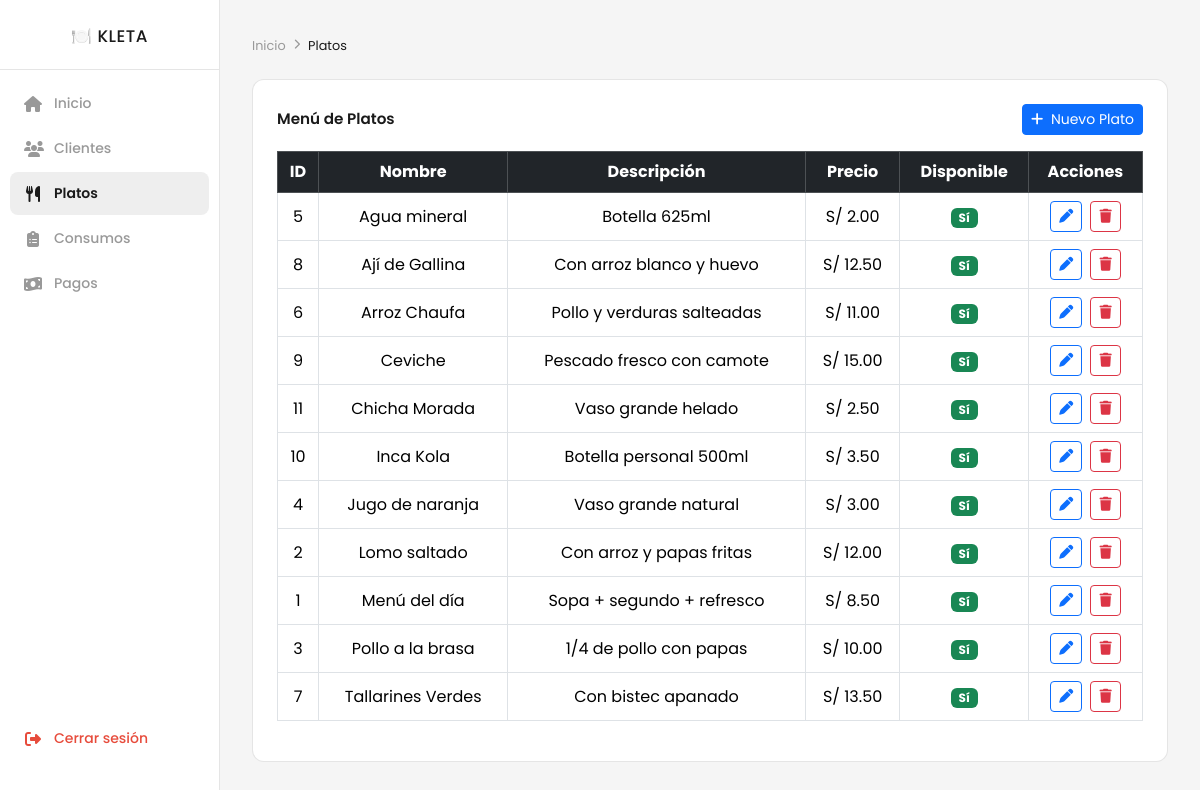
The page /platos (signed in) on the database its author committed.
### tables this page shows
CREATE TABLE platos (
    id          INT AUTO_INCREMENT PRIMARY KEY,
    nombre      VARCHAR(100) NOT NULL,
    descripcion VARCHAR(200),
    precio      DECIMAL(8, 2) NOT NULL,
    disponible  TINYINT(1) NOT NULL DEFAULT 1   
);

### app/core/Controller.php (called while the page is built, shortened)
<?php
class Controller {
    protected function view(string $vista, array $datos = []): void {
        extract($datos);
        require_once __DIR__ . '/../views/' . $vista . '.php';
    }
}

### app/controllers/PlatosController.php (called while the page is built, shortened)
<?php
require_once __DIR__ . '/../core/Controller.php';
require_once __DIR__ . '/../models/Plato.php';
class PlatosController extends Controller {
    public function index(): void {
        $platos = (new Plato())->obtenerTodos();
        $this->view('platos/index', [
            'usuario' => $_SESSION['usuario'],
            'platos'  => $platos,
        ]);
    }
}

### app/core/Router.php (called while the page is built, shortened)
<?php
class Router {
    public function run(): void {
        $url = $_GET['url'] ?? '';
        $url = filter_var(trim($url, '/'), FILTER_SANITIZE_URL);
        $partes = explode('/', $url);
        $metodo = !empty($partes[1]) ? $partes[1] : 'index';
        $params  = array_slice($partes, 2);
        $controller = new $nombreController();
        $controller->$metodo(...$params);
    }
}

### app/core/App.php (called while the page is built, shortened)
<?php
require_once __DIR__ . '/Router.php';
class App {
    public function run(): void {
        $router = new Router();
        $router->run();
    }
}

### app/index.php (called while the page is built, shortened)
<?php
require_once __DIR__ . '/core/App.php';
(new App())->run();

### app/core/Database.php (called while the page is built)
<?php
class Database {
    private static ?PDO $connection = null;
    public static function getConnection(): PDO {
        if (self::$connection === null) {
            $dns = "mysql:host=" . DB_HOST . ";port=" . DB_PORT . ";dbname=" . DB_NAME . ";charset=utf8mb4";
            self::$connection = new PDO($dns, DB_USER, DB_PASS, [
                PDO::ATTR_ERRMODE            => PDO::ERRMODE_EXCEPTION,
                PDO::ATTR_DEFAULT_FETCH_MODE => PDO::FETCH_ASSOC,
            ]);
        }
        return self::$connection;
    }
}

### app/models/Plato.php (called while the page is built, shortened)
<?php
require_once __DIR__ . '/../core/Database.php';
class Plato {
    private PDO $db;
    public function __construct() {
        $this->db = Database::getConnection();
    }
    public function obtenerTodos(): array {
        $stmt = $this->db->prepare("SELECT * FROM platos ORDER BY nombre ASC");
        $stmt->execute();
        return $stmt->fetchAll();
    }
}

### app/views/platos/index.php (the view, shortened to what this page needs)
<!DOCTYPE html>
<html lang="es">
<head>
    <link rel="stylesheet" href="https://cdnjs.cloudflare.com/ajax/libs/font-awesome/6.7.2/css/all.min.css">
    <link rel="stylesheet" href="https://cdn.jsdelivr.net/npm/bootstrap@5.3.8/dist/css/bootstrap.min.css">
    <link rel="stylesheet" href="<?php echo BASE_URL; ?>/public/css/dashboard.css">
</head>
<body>
<?php include __DIR__ . '/../layouts/sidebar.php'; ?>
<main>
    <nav class="breadcrumb">
        <span>Inicio</span>
        <i class="fa-solid fa-chevron-right"></i>
        <span id="breadcrumb-page">Platos</span>
    </nav>
    <div class="main-content">
        <div class="d-flex justify-content-between align-items-center mb-3">
            <p class="mb-0">Menú de Platos</p>
            <a href="<?php echo BASE_URL; ?>/platos/crear" class="btn btn-sm btn-primary">
                <i class="fa-solid fa-plus me-1"></i> Nuevo Plato
            </a>
        </div>
        <div class="table-responsive">
            <?php if (empty($platos)): ?>
                <p class="text-muted">No hay platos registrados.</p>
            <?php else: ?>
                <table class="table table-bordered text-center align-middle">
                    <thead class="table-dark">
                        <tr>
                            <th>ID</th>
                            <th>Nombre</th>
                            <th>Descripción</th>
                            <th>Precio</th>
                            <th>Disponible</th>
                            <th>Acciones</th>
                        </tr>
                    </thead>
                    <tbody>
                        <?php foreach ($platos as $p): ?>
                            <tr>
                                <td><?php echo $p['id']; ?></td>
                                <td><?php echo htmlspecialchars($p['nombre']); ?></td>
                                <td><?php echo htmlspecialchars($p['descripcion'] ?? '—'); ?></td>
                                <td>S/ <?php echo number_format($p['precio'], 2); ?></td>
                                <td>
                                    <?php if ($p['disponible']): ?>
                                        <span class="badge bg-success">Sí</span>
                                    <?php else: ?>
                                        <span class="badge bg-danger">No</span>
                                    <?php endif; ?>
                                </td>
                                <td>
                                    <a href="<?php echo BASE_URL; ?>/platos/editar/<?php echo $p['id']; ?>"
                                       class="btn btn-sm btn-outline-primary me-1">
                                        <i class="fa-solid fa-pen"></i>
                                    </a>
                                    <a href="<?php echo BASE_URL; ?>/platos/eliminar/<?php echo $p['id']; ?>"
                                       class="btn btn-sm btn-outline-danger"
                                       onclick="return confirm('¿Eliminar este plato?')">
                                        <i class="fa-solid fa-trash"></i>
                                    </a>
                                </td>
                            </tr>
                        <?php endforeach; ?>
                    </tbody>
                </table>
            <?php endif; ?>
        </div>
    </div>
</main>
</body>
</html>

### public/css/dashboard.css (style rules this page uses)
* { margin: 0; padding: 0; box-sizing: border-box; }
:root { --bg: #f5f5f5; --text: #1a1a1a; --sidebar-w: 220px; --sidebar-bg: #ffffff; --sidebar-line: rgba(0, 0, 0, 0.1); --muted: #999; --accent: #4f46e5; --topbar-h: 56px; --danger: #e74c3c; }
body { font-family: 'Poppins', sans-serif; background-color: var(--bg); color: var(--text); }
main { margin-top: var(--topbar-h); padding: 28px 24px; min-height: 100vh; }
.breadcrumb { display: flex; align-items: center; gap: 8px; font-size: 0.8rem; color: var(--muted); margin-bottom: 24px; }
.breadcrumb i { font-size: 0.65rem; }
.main-content { background: #fff; border-radius: 12px; padding: 24px; border: 1px solid var(--sidebar-line); }
.main-content p { font-weight: 600; font-size: 0.95rem; margin-bottom: 16px; }
#breadcrumb-page { color: var(--text); }
@media (min-width: 768px) { main { margin-top: 0; margin-left: var(--sidebar-w); padding: 36px 32px; } }

### rows shown on the page
platos: id "5", nombre "Agua mineral", descripcion "Botella 625ml", precio "2.00", disponible "Sí"
platos: id "8", nombre "Ají de Gallina", descripcion "Con arroz blanco y huevo", precio "12.50", disponible "Sí"
platos: id "6", nombre "Arroz Chaufa", descripcion "Pollo y verduras salteadas", precio "11.00", disponible "Sí"
platos: id "9", nombre "Ceviche", descripcion "Pescado fresco con camote", precio "15.00", disponible "Sí"
platos: id "11", nombre "Chicha Morada", descripcion "Vaso grande helado", precio "2.50", disponible "Sí"
platos: id "10", nombre "Inca Kola", descripcion "Botella personal 500ml", precio "3.50", disponible "Sí"
platos: id "4", nombre "Jugo de naranja", descripcion "Vaso grande natural", precio "3.00", disponible "Sí"
platos: id "2", nombre "Lomo saltado", descripcion "Con arroz y papas fritas", precio "12.00", disponible "Sí"
platos: id "1", nombre "Menú del día", descripcion "Sopa + segundo + refresco", precio "8.50", disponible "Sí"
platos: id "3", nombre "Pollo a la brasa", descripcion "1/4 de pollo con papas", precio "10.00", disponible "Sí"
platos: id "7", nombre "Tallarines Verdes", descripcion "Con bistec apanado", precio "13.50", disponible "Sí"
